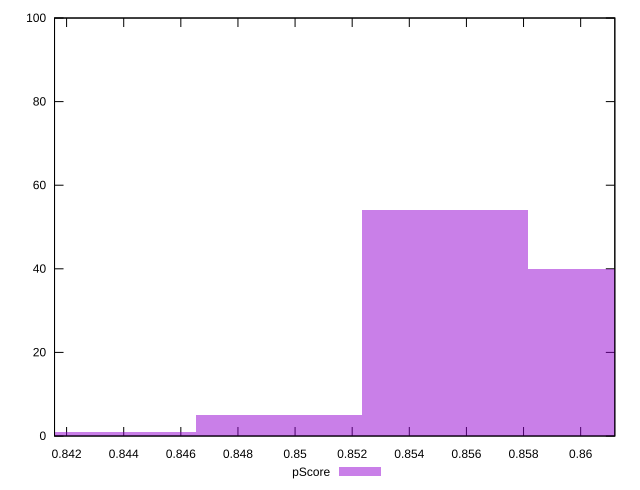

gnuplot code for this plot:
reset

$pScore <<EOF
0.8494250537863173 5
0.8552430336067716 54
0.8610610134272257 40
0.8436070739658631 1
EOF

set key outside below
set boxwidth 0.005817979820454228
set xrange [0.8415776374464008:0.861196202817609]
set yrange [0:100]
set trange [0:100]
set style fill transparent solid 0.5 noborder
set terminal svg size 640, 490 enhanced background rgb 'white'
set output "reports/report_00031_2021-02-24T23-18-18.084Z/first-contentful-paint/samples/astro/pScore/histogram.svg"

plot $pScore title "pScore" with boxes

reset
